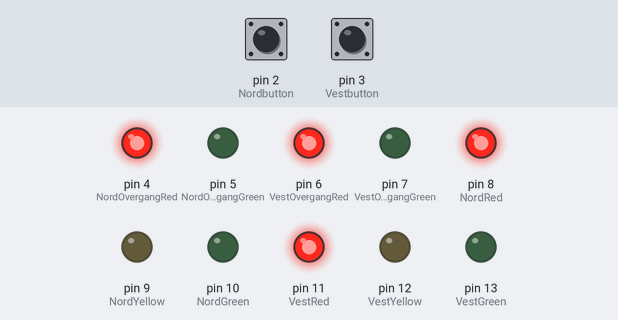
Simulated run of this sketch. Board: Arduino Uno, built with avr-gcc and run on an emulated ATmega328P. On the bench: output pins drawn as LEDs (lit = HIGH). Inputs (shaded band) come from the test bench; at power-on: pin 3 (Vestbutton) HIGH, pin 2 (Nordbutton) HIGH.

Above: at 0.1 s.
At 21.4 s:
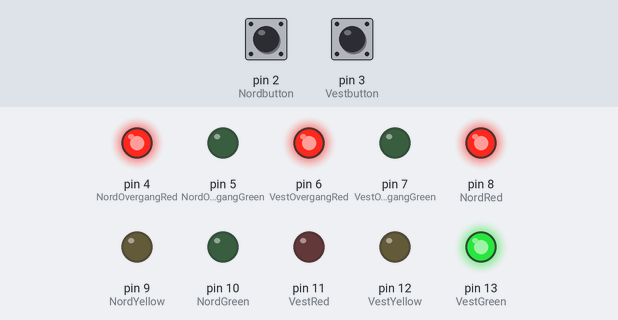
21.5 s: pin 3 (Vestbutton) pulled LOW for 0.15 s
At 30.4 s:
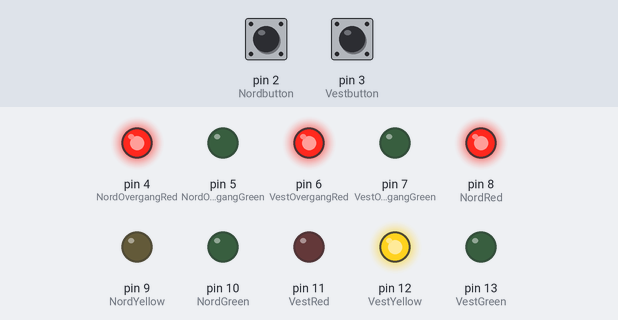
Timing chart, 0 to 31.9 s (numbered marks = the images above; inputs shaded):
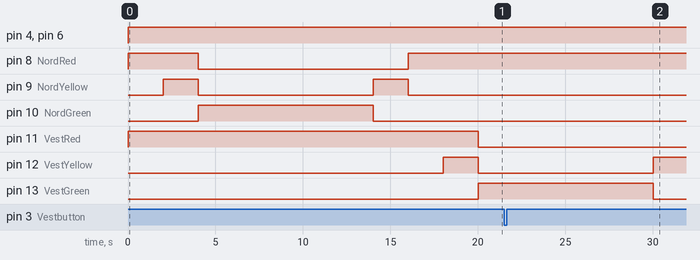

The sketch:

trafikklys.ino
```cpp
const int Nordbutton = 2;
const int Vestbutton = 3;
const int NordOvergangRed = 4;
const int NordOvergangGreen = 5;
const int VestOvergangRed = 6;
const int VestOvergangGreen = 7;
const int NordRed = 8;
const int NordYellow = 9;
const int NordGreen = 10;
const int VestRed = 11;
const int VestYellow = 12;
const int VestGreen = 13;


boolean ending = false;
boolean prepareState = true;
boolean VestbuttonClick = false;
boolean NordbuttonClick = false;

int VestbuttonState = 0;
int NordbuttonState = 0;
int interval = 1000;
unsigned long startTime = 0;
int state = 0;


void setup() {
  pinMode(Vestbutton, INPUT);
  pinMode(Nordbutton, INPUT);
  pinMode(VestOvergangRed, OUTPUT);
  pinMode(VestOvergangGreen, OUTPUT);
  pinMode(NordOvergangRed, OUTPUT);
  pinMode(NordOvergangGreen, OUTPUT);
  pinMode(VestRed, OUTPUT);
  pinMode(VestYellow, OUTPUT);
  pinMode(VestGreen, OUTPUT);
  pinMode(NordRed, OUTPUT);
  pinMode(NordYellow, OUTPUT);
  pinMode(NordGreen, OUTPUT);
  Serial.begin(9600);
}

void loop() {
  int VestbuttonState = digitalRead(Vestbutton);
  int NordbuttonState = digitalRead(Nordbutton);

  if (VestbuttonState == LOW) {
    VestbuttonClick = true;
  }

  if (NordbuttonState == LOW) {
    NordbuttonClick = true;
  }

  if ( interval + startTime < millis()) {
    state += 1;
    startTime = millis();
  }
  if ( state == 0) {
    // Nord Rød && Vest Rød && overgang Rød
    digitalWrite(NordRed, HIGH);
    digitalWrite(VestRed, HIGH);
    digitalWrite(NordOvergangRed, HIGH);
    digitalWrite(VestOvergangRed, HIGH);
  }

  if (state == 2) {
    // NordGul
    digitalWrite(NordYellow, HIGH);
  }

  if (state == 4) {
    // Nord Grønn && LOW(Nord Rød)
    digitalWrite(NordYellow, LOW);
    digitalWrite(NordRed, LOW);
    digitalWrite(NordGreen, HIGH);
  }

  if (state == 14) {
    // // LOW(Nord Grønn) && HIGH(Nord Gul)
    digitalWrite(NordGreen, LOW);
    digitalWrite(NordYellow, HIGH);
  }

  if (state == 16) {
    // LOW(Nord Gul) && HIGH(Nord Rød)
    digitalWrite(NordRed, HIGH);
    digitalWrite(NordYellow, LOW);
    if (NordbuttonClick == true) {
      state = 1000;
    }

  }

  if (state == 18) {
    // NordGul
    digitalWrite(VestYellow, HIGH);
  }

  if (state == 20) {
    // Nord Grønn && LOW(Nord Rød)
    digitalWrite(VestYellow, LOW);
    digitalWrite(VestRed, LOW);
    digitalWrite(VestGreen, HIGH);
  }

  if (state == 30) {
    // // LOW(Nord Grønn) && HIGH(Nord Gul)
    digitalWrite(VestGreen, LOW);
    digitalWrite(VestYellow, HIGH);

    if (VestbuttonClick == true) {
      state = 2000;
    }
    else
      state = 0;
  }

  if (state == 32) {
    // LOW(Nord Gul) && HIGH(Nord Rød)
    digitalWrite(VestRed, HIGH);
    digitalWrite(VestYellow, LOW);

  }
}
```

Measured:
- after the input at 21.5 s, pin 8 (NordRed): stays HIGH (without the input it goes to LOW after 12.5 s); pin 9 (NordYellow): stays LOW (without the input it goes to HIGH after 10.5 s); pin 10 (NordGreen): stays LOW (without the input it goes to HIGH after 12.5 s); pin 11 (VestRed): stays LOW (without the input it goes to HIGH after 8.5 s)
- by itself, pin 9 (NordYellow): alternates HIGH for 2.0 s and LOW for 10.0 s
